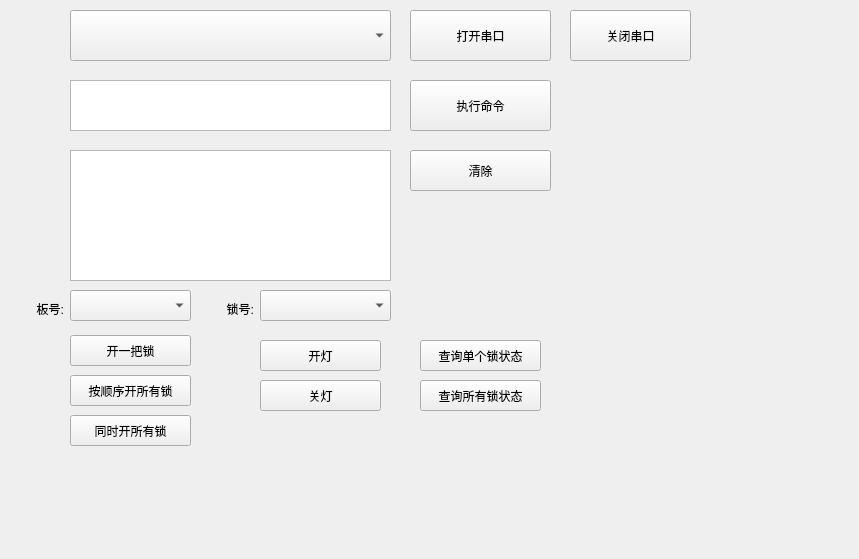
<?xml version="1.0" encoding="UTF-8"?>
<ui version="4.0">
 <class>locwdget</class>
 <widget class="QWidget" name="locwdget">
  <property name="geometry">
   <rect>
    <x>0</x>
    <y>0</y>
    <width>859</width>
    <height>559</height>
   </rect>
  </property>
  <property name="windowTitle">
   <string>Form</string>
  </property>
  <widget class="QComboBox" name="comboBoxKeyId">
   <property name="geometry">
    <rect>
     <x>260</x>
     <y>290</y>
     <width>131</width>
     <height>31</height>
    </rect>
   </property>
  </widget>
  <widget class="QPushButton" name="pushButtonOpenOne_2">
   <property name="geometry">
    <rect>
     <x>70</x>
     <y>375</y>
     <width>121</width>
     <height>31</height>
    </rect>
   </property>
   <property name="text">
    <string>按顺序开所有锁</string>
   </property>
  </widget>
  <widget class="QTextEdit" name="textEdit">
   <property name="geometry">
    <rect>
     <x>70</x>
     <y>80</y>
     <width>321</width>
     <height>51</height>
    </rect>
   </property>
  </widget>
  <widget class="QPushButton" name="pushButtonClear">
   <property name="geometry">
    <rect>
     <x>410</x>
     <y>150</y>
     <width>141</width>
     <height>41</height>
    </rect>
   </property>
   <property name="text">
    <string>清除</string>
   </property>
  </widget>
  <widget class="QPushButton" name="pushButtonOpenSerialPort">
   <property name="geometry">
    <rect>
     <x>410</x>
     <y>10</y>
     <width>141</width>
     <height>51</height>
    </rect>
   </property>
   <property name="text">
    <string>打开串口</string>
   </property>
  </widget>
  <widget class="QTextEdit" name="textEdit_2">
   <property name="geometry">
    <rect>
     <x>70</x>
     <y>150</y>
     <width>321</width>
     <height>131</height>
    </rect>
   </property>
  </widget>
  <widget class="QPushButton" name="pushButtonSend">
   <property name="geometry">
    <rect>
     <x>410</x>
     <y>80</y>
     <width>141</width>
     <height>51</height>
    </rect>
   </property>
   <property name="text">
    <string>执行命令</string>
   </property>
  </widget>
  <widget class="QPushButton" name="pushButtonOpenOne_5">
   <property name="geometry">
    <rect>
     <x>260</x>
     <y>380</y>
     <width>121</width>
     <height>31</height>
    </rect>
   </property>
   <property name="text">
    <string>关灯</string>
   </property>
  </widget>
  <widget class="QPushButton" name="pushButtonOpenOne">
   <property name="geometry">
    <rect>
     <x>70</x>
     <y>335</y>
     <width>121</width>
     <height>31</height>
    </rect>
   </property>
   <property name="text">
    <string>开一把锁</string>
   </property>
  </widget>
  <widget class="QPushButton" name="pushButtonOpenOne_6">
   <property name="geometry">
    <rect>
     <x>420</x>
     <y>340</y>
     <width>121</width>
     <height>31</height>
    </rect>
   </property>
   <property name="text">
    <string>查询单个锁状态</string>
   </property>
  </widget>
  <widget class="QLabel" name="labelSingleStatus">
   <property name="geometry">
    <rect>
     <x>550</x>
     <y>340</y>
     <width>231</width>
     <height>31</height>
    </rect>
   </property>
   <property name="text">
    <string/>
   </property>
  </widget>
  <widget class="QPushButton" name="pushButtonOpenOne_4">
   <property name="geometry">
    <rect>
     <x>260</x>
     <y>340</y>
     <width>121</width>
     <height>31</height>
    </rect>
   </property>
   <property name="text">
    <string>开灯</string>
   </property>
  </widget>
  <widget class="QComboBox" name="comboBoxSerialPort">
   <property name="geometry">
    <rect>
     <x>70</x>
     <y>10</y>
     <width>321</width>
     <height>51</height>
    </rect>
   </property>
   <property name="layoutDirection">
    <enum>Qt::LeftToRight</enum>
   </property>
  </widget>
  <widget class="QLabel" name="label_2">
   <property name="geometry">
    <rect>
     <x>200</x>
     <y>300</y>
     <width>54</width>
     <height>18</height>
    </rect>
   </property>
   <property name="text">
    <string>锁号:</string>
   </property>
   <property name="alignment">
    <set>Qt::AlignRight|Qt::AlignTrailing|Qt::AlignVCenter</set>
   </property>
  </widget>
  <widget class="QPushButton" name="pushButton">
   <property name="geometry">
    <rect>
     <x>570</x>
     <y>10</y>
     <width>121</width>
     <height>51</height>
    </rect>
   </property>
   <property name="text">
    <string>关闭串口</string>
   </property>
  </widget>
  <widget class="QPushButton" name="pushButtonOpenOne_3">
   <property name="geometry">
    <rect>
     <x>70</x>
     <y>415</y>
     <width>121</width>
     <height>31</height>
    </rect>
   </property>
   <property name="text">
    <string>同时开所有锁</string>
   </property>
  </widget>
  <widget class="QLabel" name="label">
   <property name="geometry">
    <rect>
     <x>10</x>
     <y>300</y>
     <width>54</width>
     <height>18</height>
    </rect>
   </property>
   <property name="text">
    <string>板号:</string>
   </property>
   <property name="alignment">
    <set>Qt::AlignRight|Qt::AlignTrailing|Qt::AlignVCenter</set>
   </property>
  </widget>
  <widget class="QComboBox" name="comboBoxBoardNum">
   <property name="geometry">
    <rect>
     <x>70</x>
     <y>290</y>
     <width>121</width>
     <height>31</height>
    </rect>
   </property>
  </widget>
  <widget class="QPushButton" name="pushButtonOpenOne_7">
   <property name="geometry">
    <rect>
     <x>420</x>
     <y>380</y>
     <width>121</width>
     <height>31</height>
    </rect>
   </property>
   <property name="text">
    <string>查询所有锁状态</string>
   </property>
  </widget>
 </widget>
 <resources/>
 <connections/>
</ui>
